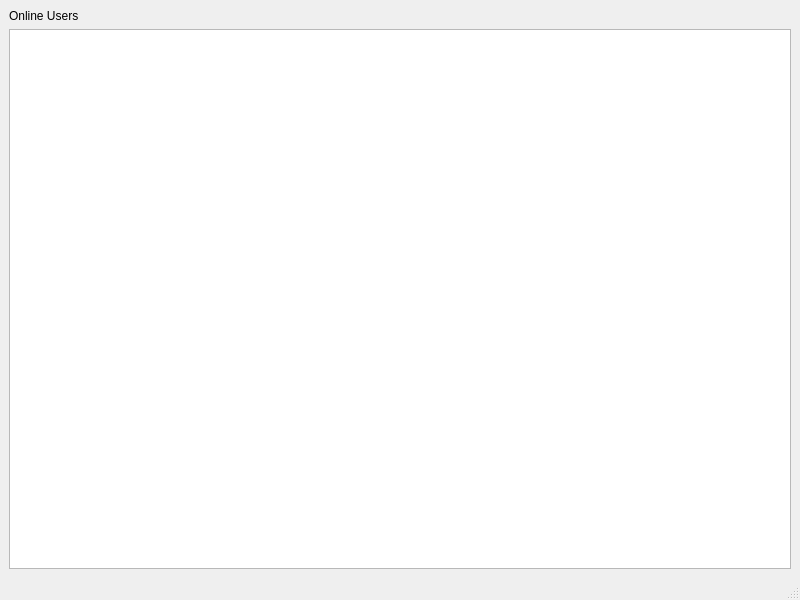
<?xml version="1.0" encoding="UTF-8"?>
<ui version="4.0">
 <class>MainWindow</class>
 <widget class="QMainWindow" name="MainWindow">
  <property name="geometry">
   <rect>
    <x>0</x>
    <y>0</y>
    <width>800</width>
    <height>600</height>
   </rect>
  </property>
  <property name="windowTitle">
   <string>MainWindow</string>
  </property>
  <widget class="QWidget" name="centralwidget">
   <layout class="QVBoxLayout" name="verticalLayout">
    <item>
     <widget class="QLabel" name="label">
      <property name="text">
       <string>Online Users</string>
      </property>
     </widget>
    </item>
    <item>
     <widget class="QListWidget" name="listWidget"/>
    </item>
   </layout>
  </widget>
  <widget class="QMenuBar" name="menubar">
   <property name="geometry">
    <rect>
     <x>0</x>
     <y>0</y>
     <width>800</width>
     <height>21</height>
    </rect>
   </property>
  </widget>
  <widget class="QStatusBar" name="statusbar"/>
 </widget>
 <resources/>
 <connections/>
</ui>
